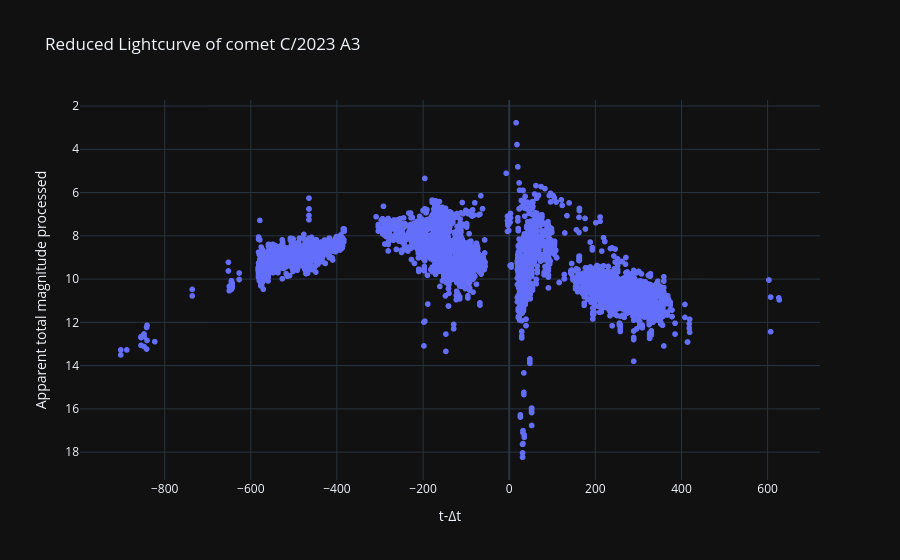

Here is the notebook cell this chart was saved with:
### Code cell
# Curva de luz reducida
labels = {'delta_t':'t-Δt','magnitud_reducida':'Apparent total magnitude processed', 'obs_method_key' : 'Observation Method'}
fig = px.scatter(curva_de_luz_procesada_df, x='delta_t', y='magnitud_reducida', template= 'plotly_dark', labels= labels, title=f'Reduced Lightcurve of comet {nombre_cometa}')
fig.update_yaxes(autorange="reversed")
fig.show()

### Figure 1 — Plotly figure (JSON) as saved in the notebook; plotly's stock layout.template omitted (floating-point values rounded to 4 significant figures; data arrays with more than 128 entries replaced by an {"elided": "..."} marker saying what was removed)
{"data": [{"hovertemplate": "t-Δt=%{x}<br>Apparent total magnitude processed=%{y}<extra></extra>", "legendgroup": "", "marker": {"color": "#636efa", "symbol": "circle"}, "mode": "markers", "name": "", "showlegend": false, "type": "scattergl", "x": {"elided": "9536 int values"}, "xaxis": "x", "y": {"elided": "9536 float values"}, "yaxis": "y"}], "layout": {"legend": {"tracegroupgap": 0}, "title": {"text": "Reduced Lightcurve of comet C/2023 A3"}, "xaxis": {"anchor": "y", "domain": [0, 1], "title": {"text": "t-Δt"}}, "yaxis": {"anchor": "x", "autorange": "reversed", "domain": [0, 1], "title": {"text": "Apparent total magnitude processed"}}}}
